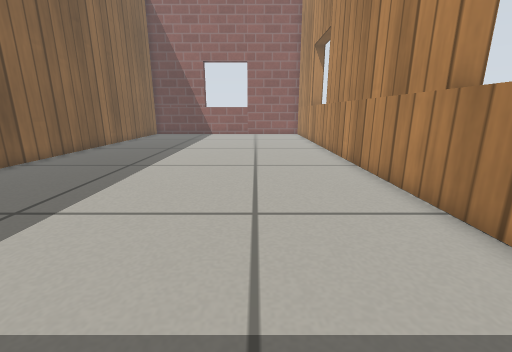
View 1 (above)

12 first-person views from a walk through a world built for the Gazebo simulator. The camera is 0.41 m above the floor, tilts 14° down and sees 90° across. The floor is counted in squares, 0.2 m on a side. Each view is taken from the middle of a square. On the plan, view 1 faces up. The plan holds only what a view shows up to about 16 squares ahead; the rest is blank. Simple patterns stand in for the simulator's built-in surfaces.

View 2
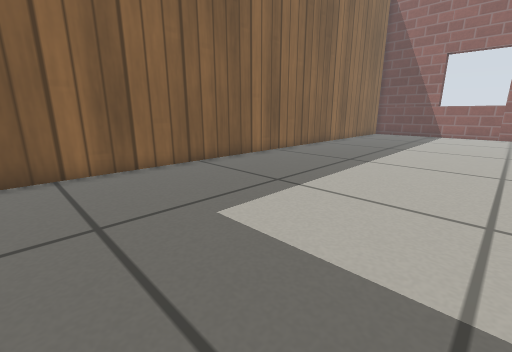

View 3
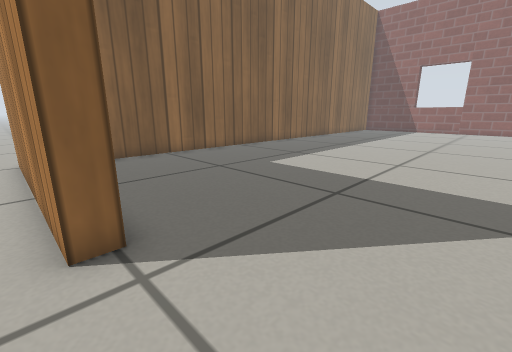

View 4
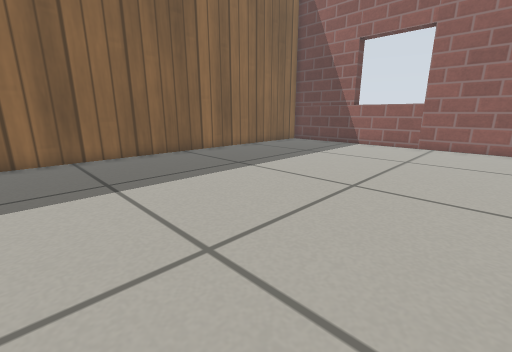

View 5
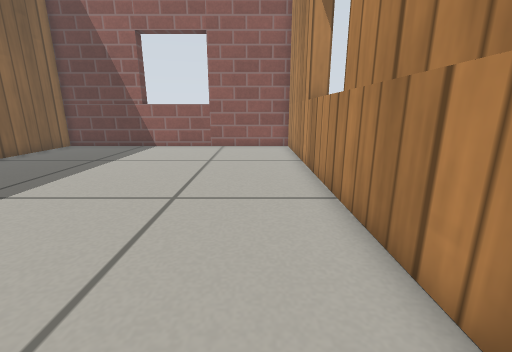

View 6
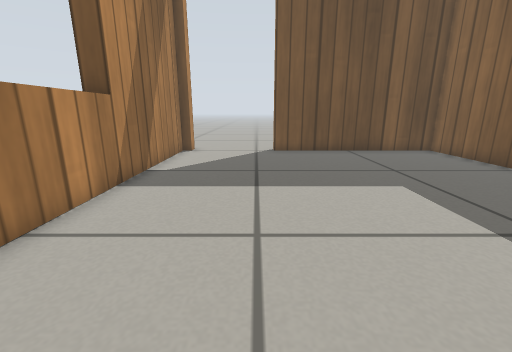

View 7
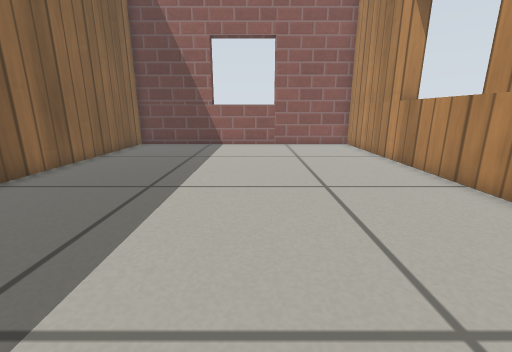

View 8
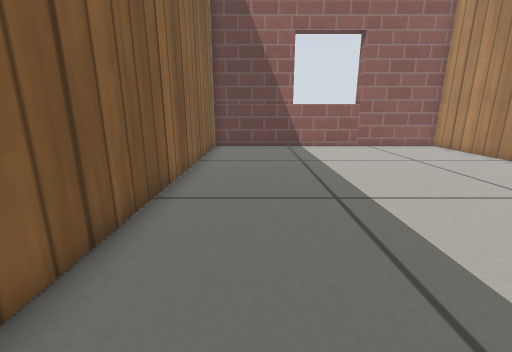

View 9
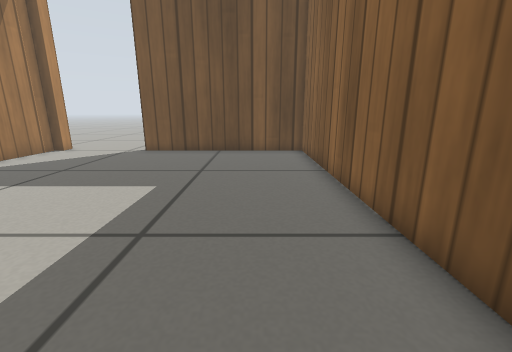

View 10
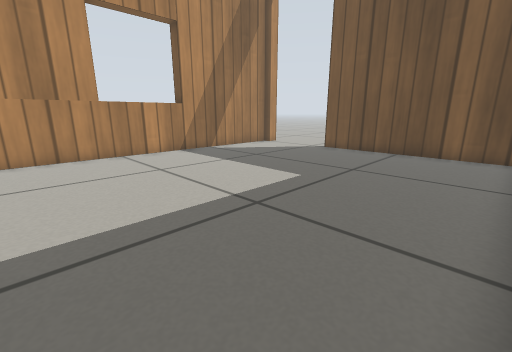

View 11
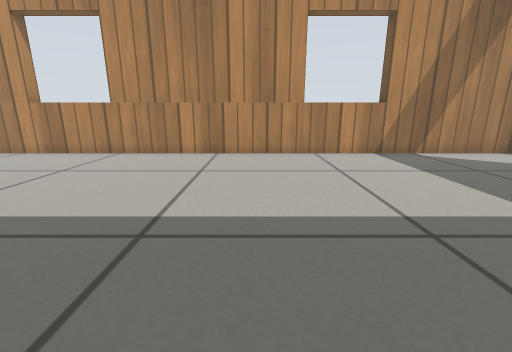

View 12
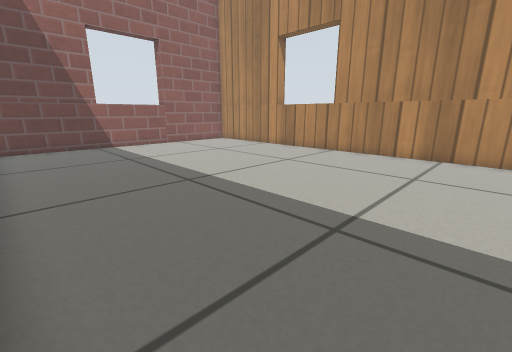

### Floor plan
Points are (right, up) in squares from view 1. A wall is a line through its corners. A room is listed if a view was taken in it or the views show most of it. See-through windows are left out.
Room 1 (views 1, 2, 4, 5, 6, 7, 8, 9, 10, 11, 12)
walls: (4, -4.9) (4, 24.9) (-9.5, 24.9) (-9.5, -4.9) (-1, -4.9)
ways out: open door at (1, -5) to room 2
Room 2 (view 3)
walls: (-1, -5.6) (-10.2, -5.6)
ways out: open door at (1, -5) to room 1

Where each view was taken, in squares from view 1:
view 1: 0 up, 0 right, facing up
view 2: 1 down, 0 right, facing up-left
view 3: 6 down, 3 right, facing up-left
view 4: 8 up, 3 right, facing up-left
view 5: 9 up, 2 right, facing up
view 6: 9 up, 0 right, facing down
view 7: 8 up, 2 left, facing up
view 8: 9 up, 7 left, facing up
view 9: 9 up, 7 left, facing down
view 10: 9 up, 9 left, facing down-right
view 11: 8 up, 9 left, facing right
view 12: 8 up, 9 left, facing up-right
